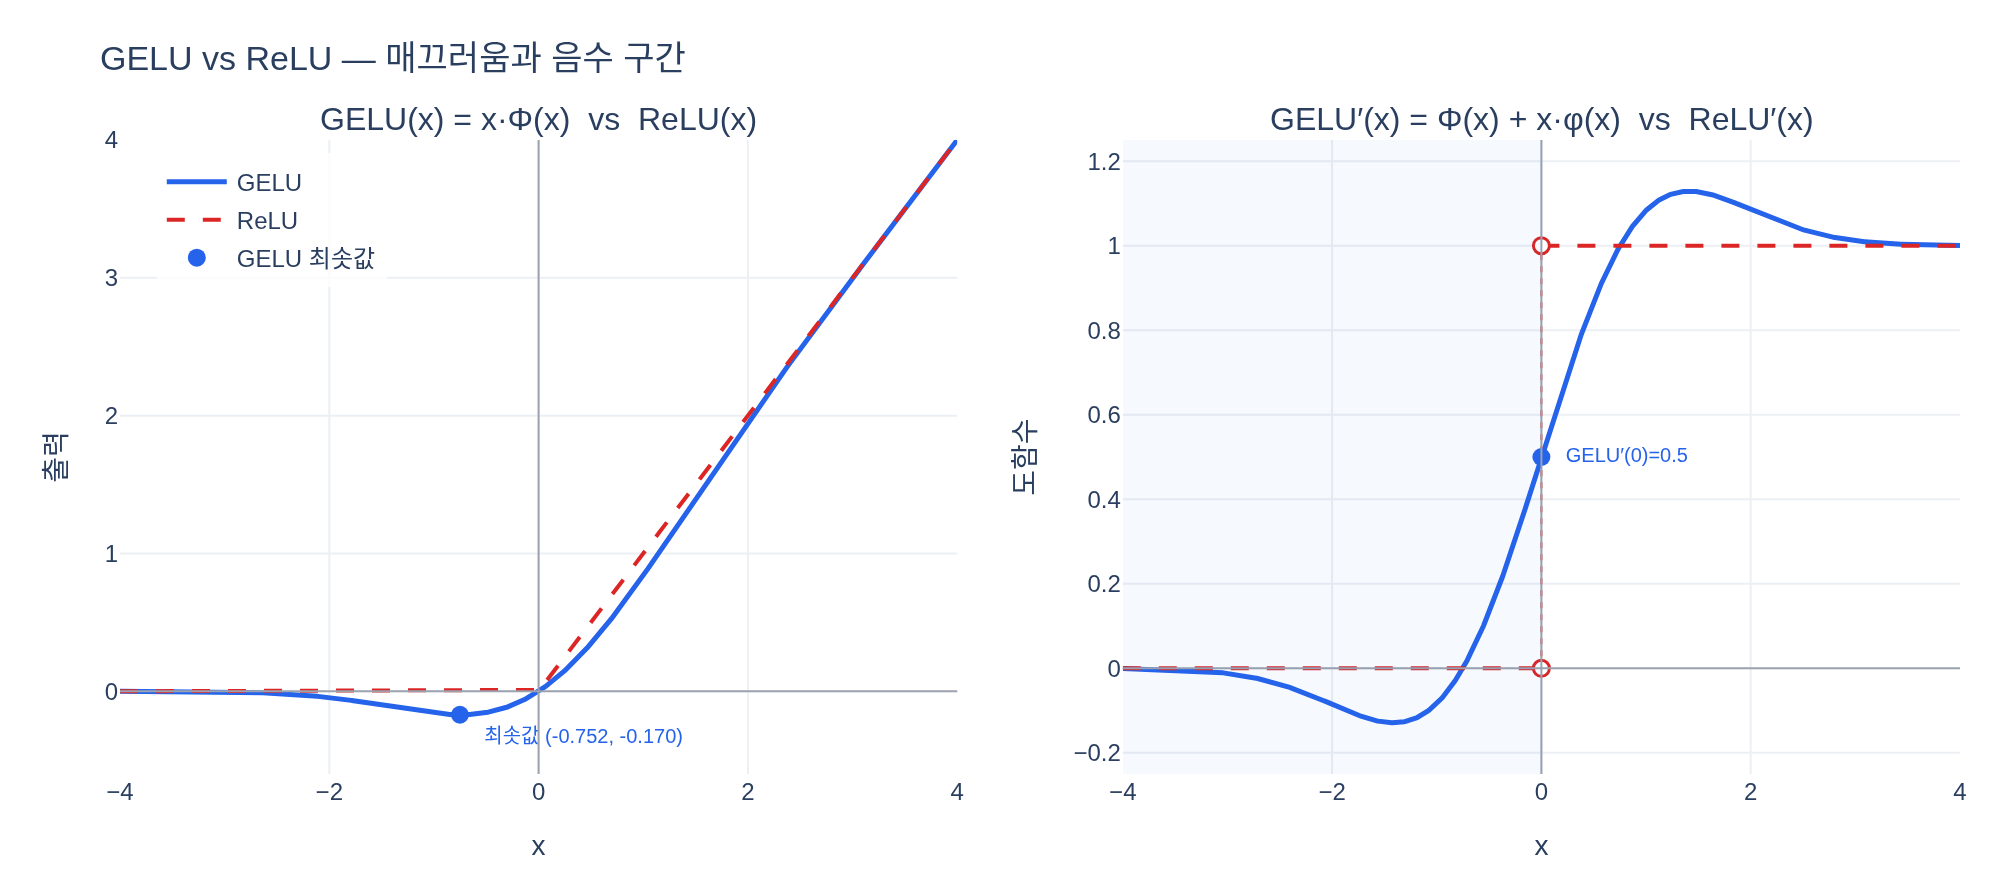

Recreate this plot in Python.
# %% [markdown]
# # GELU vs ReLU — 수치로 확인하기
#
# $$
# \mathrm{ReLU}(x) = x\cdot\mathbf{1}_{x>0}
# \qquad
# \mathrm{GELU}(x) = x\,\Phi(x),\quad \Phi(x)=P(Z\le x),\ Z\sim N(0,1)
# $$
#
# 확인할 것:
#
# 1. 함수값 / 도함수 수치 비교표
# 2. `nn.GELU()`(erf) vs `nn.GELU(approximate='tanh')` 최대 오차
# 3. $x=0$ 근처에서 ReLU 도함수의 불연속 vs GELU의 연속성
# 4. 표준정규 입력 통과 후 출력 분포(평균/분산/죽은 뉴런 비율)
# 5. dying ReLU 를 gradient 관점에서

# %%
import math

import torch
import torch.nn.functional as F
from torch import nn
import plotly.graph_objects as go
from plotly.subplots import make_subplots

torch.manual_seed(0)
torch.set_printoptions(precision=4, sci_mode=False)


def _show(fig):
    try:
        from IPython import get_ipython
        if get_ipython() is not None:  # VSCode 셀/Jupyter에서만 렌더링
            fig.show()
    except ImportError:
        pass


# 표준정규분포의 pdf φ 와 cdf Φ  (고교 정규분포표를 함수로 쓴 것)
def phi(x):
    return torch.exp(-0.5 * x ** 2) / math.sqrt(2 * math.pi)


def Phi(x):
    return 0.5 * (1.0 + torch.erf(x / math.sqrt(2.0)))


print(f"Phi(0) = {Phi(torch.tensor(0.0)):.4f}   (정규분포표: 0.5)")
print(f"Phi(1) = {Phi(torch.tensor(1.0)):.4f}   (정규분포표: 0.8413)")
print(f"Phi(2) = {Phi(torch.tensor(2.0)):.4f}   (정규분포표: 0.9772)")
print(f"torch 버전: {torch.__version__}")
# 출력:
#   Phi(0) = 0.5000   (정규분포표: 0.5)
#   Phi(1) = 0.8413   (정규분포표: 0.8413)
#   Phi(2) = 0.9772   (정규분포표: 0.9772)
#   torch 버전: 2.4.0+cu121

# %% [markdown]
# ## 1. 함수값과 도함수 수치 비교
#
# 정의가 맞는지부터 확인한다. `F.gelu(x)` 와 직접 계산한 $x\Phi(x)$ 가 같아야 하고,
# autograd 로 얻은 도함수가 곱의 미분법 결과
#
# $$\mathrm{GELU}'(x) = \Phi(x) + x\,\phi(x)$$
#
# 와 같아야 한다.

# %%
pts = torch.tensor([-3.0, -2.0, -1.0, -0.7517, -0.5, 0.0, 0.5, 1.0, 2.0, 3.0])

x = pts.clone().requires_grad_(True)
F.gelu(x).sum().backward()
g_grad_auto = x.grad.clone()

x = pts.clone().requires_grad_(True)
F.relu(x).sum().backward()
r_grad_auto = x.grad.clone()

gelu_manual = pts * Phi(pts)                  # x·Φ(x)
gelu_dmanual = Phi(pts) + pts * phi(pts)      # Φ(x) + x·φ(x)

hdr = f"{'x':>8} | {'GELU':>9} {'x·Φ(x)':>9} | {'ReLU':>7} | {'GELU′':>9} {'Φ+xφ':>9} | {'ReLU′':>7}"
print(hdr)
print("-" * len(hdr))
for i, xv in enumerate(pts):
    print(f"{xv:8.4f} | {F.gelu(xv):9.4f} {gelu_manual[i]:9.4f} | {F.relu(xv):7.2f} | "
          f"{g_grad_auto[i]:9.4f} {gelu_dmanual[i]:9.4f} | {r_grad_auto[i]:7.2f}")

print(f"\n정의 일치     max|F.gelu(x) - x·Φ(x)|      = {(F.gelu(pts) - gelu_manual).abs().max():.2e}")
print(f"도함수 일치   max|autograd - (Φ + xφ)|      = {(g_grad_auto - gelu_dmanual).abs().max():.2e}")
print(f"\nGELU(0)  = {F.gelu(torch.tensor(0.0)):.4f},  GELU′(0) = {gelu_dmanual[5]:.4f}"
      "   ← ReLU′ 가 0↔1 로 점프하는 자리의 중간값")
print(f"GELU′(-1) = {gelu_dmanual[2]:.4f} < 0  ← 도함수가 음수 = 비단조(감소 구간 존재)")
# 출력:
#          x |      GELU    x·Φ(x) |    ReLU |     GELU′      Φ+xφ |   ReLU′
#  -3.0000 |   -0.0040   -0.0040 |    0.00 |   -0.0119   -0.0119 |    0.00
#  -2.0000 |   -0.0455   -0.0455 |    0.00 |   -0.0852   -0.0852 |    0.00
#  -1.0000 |   -0.1587   -0.1587 |    0.00 |   -0.0833   -0.0833 |    0.00
#  -0.7517 |   -0.1700   -0.1700 |    0.00 |    0.0000    0.0000 |    0.00
#  -0.5000 |   -0.1543   -0.1543 |    0.00 |    0.1325    0.1325 |    0.00
#   0.0000 |    0.0000    0.0000 |    0.00 |    0.5000    0.5000 |    0.00
#   0.5000 |    0.3457    0.3457 |    0.50 |    0.8675    0.8675 |    1.00
#   1.0000 |    0.8413    0.8413 |    1.00 |    1.0833    1.0833 |    1.00
#   2.0000 |    1.9545    1.9545 |    2.00 |    1.0852    1.0852 |    1.00
#   3.0000 |    2.9960    2.9960 |    3.00 |    1.0119    1.0119 |    1.00
#
#   정의 일치     max|F.gelu(x) - x·Φ(x)|      = 2.38e-07
#   도함수 일치   max|autograd - (Φ + xφ)|      = 1.19e-07
#
#   GELU(0)  = 0.0000,  GELU′(0) = 0.5000   ← ReLU′ 가 0↔1 로 점프하는 자리의 중간값
#   GELU′(-1) = -0.0833 < 0  ← 도함수가 음수 = 비단조(감소 구간 존재)
#
# 읽는 법:
#   * x = -0.7517 에서 GELU′ = 0  → 이 점이 GELU 의 최솟값(-0.1700).
#   * |x| ≥ 3 이면 GELU ≈ ReLU (오차 0.004) — 차이는 원점 근방에만 있다.
#   * GELU′ 가 1 을 넘는 구간(1.0833)도 있다. ReLU′ 는 0 또는 1 뿐.

# %% [markdown]
# ## 2. `nn.GELU()`(erf) vs `nn.GELU(approximate='tanh')`
#
# $$
# \mathrm{GELU}(x) \approx \frac{1}{2}x\left[1 + \tanh\!\left(\sqrt{\tfrac{2}{\pi}}\left(x + 0.044715 x^3\right)\right)\right]
# $$

# %%
g_exact = nn.GELU()                     # 기본: erf 로 정확히 계산
g_tanh = nn.GELU(approximate='tanh')    # tanh 근사식

# float64 로 스윕 (float32 로는 꼬리에서 tanh 가 정확히 ±1 로 포화해 인공적인 오차가 생긴다)
xs = torch.linspace(-10, 10, 200_001, dtype=torch.float64)
y_e, y_t = g_exact(xs), g_tanh(xs)
abs_err = (y_e - y_t).abs()
i = int(abs_err.argmax())

print(f"최대 절대오차 : {abs_err.max():.3e}   at x = {xs[i]:+.4f}")
print(f"  이 지점 값  : erf {y_e[i]:.6f}  vs  tanh {y_t[i]:.6f}")
print(f"평균 절대오차 : {abs_err.mean():.3e}   (|x| ≤ 10 균등 샘플)")

# 상대오차는 값 자체가 0 에 수렴하는 꼬리에서 의미가 없으므로 |GELU| > 0.01 구간만 본다
rel = abs_err / y_e.abs().clamp_min(1e-300)
mask = y_e.abs() > 0.01
j = int((rel * mask).argmax())
print(f"최대 상대오차 : {rel[mask].max():.3e}   at x = {xs[j]:+.4f}   (|GELU| > 0.01 구간)")

# 몇 개 점에서 직접 비교
print(f"\n{'x':>6} | {'erf':>10} {'tanh':>10} | {'차이':>9}")
print("-" * 42)
for v in [-3.0, -2.0, -1.0, 0.0, 1.0, 2.0, 3.0]:
    t = torch.tensor([v], dtype=torch.float64)
    print(f"{v:6.1f} | {g_exact(t).item():10.6f} {g_tanh(t).item():10.6f} | "
          f"{(g_exact(t) - g_tanh(t)).abs().item():9.2e}")

# 직접 쓴 tanh 근사식이 approximate='tanh' 와 같은 식인지 확인
my_tanh = 0.5 * xs * (1 + torch.tanh(math.sqrt(2 / math.pi) * (xs + 0.044715 * xs ** 3)))
print(f"\n수식 그대로 구현 vs approximate='tanh' : max diff {(my_tanh - y_t).abs().max():.2e}")

# 도함수 차이
xg = torch.linspace(-4, 4, 20_001, dtype=torch.float64, requires_grad=True)
g_exact(xg).sum().backward()
de = xg.grad.clone()
xg2 = torch.linspace(-4, 4, 20_001, dtype=torch.float64, requires_grad=True)
g_tanh(xg2).sum().backward()
dt = xg2.grad.clone()
k = int((de - dt).abs().argmax())
print(f"도함수 최대 오차 : {(de - dt).abs().max():.3e}   at x = {xg.detach()[k]:+.4f}")
# 출력:
#   최대 절대오차 : 4.732e-04   at x = -2.6989
#     이 지점 값  : erf -0.009388  vs  tanh -0.008915
#   평균 절대오차 : 8.012e-05   (|x| ≤ 10 균등 샘플)
#   최대 상대오차 : 4.728e-02   at x = -2.6748   (|GELU| > 0.01 구간)
#
#      x |        erf       tanh |        차이
#   ------------------------------------------
#     -3.0 |  -0.004050  -0.003637 |  4.12e-04
#     -2.0 |  -0.045500  -0.045402 |  9.80e-05
#     -1.0 |  -0.158655  -0.158808 |  1.53e-04
#      0.0 |   0.000000   0.000000 |  0.00e+00
#      1.0 |   0.841345   0.841192 |  1.53e-04
#      2.0 |   1.954500   1.954598 |  9.80e-05
#      3.0 |   2.995950   2.996363 |  4.12e-04
#
#   수식 그대로 구현 vs approximate='tanh' : max diff 8.88e-16
#   도함수 최대 오차 : 8.685e-04   at x = +2.0188
#
# 정리: 절대오차 최대 4.7e-4, 평균 8e-5 → 학습에는 사실상 영향 없다.
#       근사가 가장 나쁜 곳은 |x| ≈ 2.7 (꼬리로 넘어가는 어깨 부분).
#       tanh 버전이 존재하는 이유는 정확도가 아니라, TF 시절 BERT/GPT-2 가
#       이 식으로 학습되었기 때문에 그 체크포인트를 재현하려면 필요하기 때문.

# %% [markdown]
# ## 3. $x=0$ 근처: ReLU 도함수의 불연속 vs GELU의 연속성
#
# 좌·우 미분계수를 차분으로 직접 구해 본다.
#
# $$
# \lim_{h\to0^-}\frac{f(h)-f(0)}{h} \quad\text{vs}\quad \lim_{h\to0^+}\frac{f(h)-f(0)}{h}
# $$

# %%
print(f"{'h':>10} | {'ReLU 좌':>9} {'ReLU 우':>9} | {'GELU 좌':>9} {'GELU 우':>9}")
print("-" * 56)
for h in [1e-1, 1e-2, 1e-3, 1e-4, 1e-5]:
    hh = torch.tensor([-h, h], dtype=torch.float64)
    r = (F.relu(hh) - 0.0) / hh
    gg = (F.gelu(hh) - 0.0) / hh
    print(f"{h:10.0e} | {r[0]:9.4f} {r[1]:9.4f} | {gg[0]:9.4f} {gg[1]:9.4f}")

print("\n→ ReLU: 좌 0 / 우 1 로 갈라진 채 수렴하지 않는다 = x=0 에서 미분 불가능")
print("→ GELU: 양쪽 모두 0.5 로 수렴 = 미분 가능, GELU′(0) = Φ(0) = 0.5")

# 도함수를 0 주변에서 촘촘히 샘플링해 '점프' 크기를 재 본다
eps = torch.tensor([-1e-6, 1e-6], requires_grad=True)
F.relu(eps).sum().backward()
jump_relu = (eps.grad[1] - eps.grad[0]).item()
eps2 = torch.tensor([-1e-6, 1e-6], requires_grad=True)
F.gelu(eps2).sum().backward()
jump_gelu = (eps2.grad[1] - eps2.grad[0]).item()
print(f"\nx=±1e-6 사이 도함수 변화량:  ReLU {jump_relu:.4f}  vs  GELU {jump_gelu:.2e}")
print("ReLU′ 는 폭 2e-6 구간에서 1.0 만큼 점프(불연속), GELU′ 는 사실상 변화 없음(연속).")
# 출력:
#            h |    ReLU 좌    ReLU 우 |    GELU 좌    GELU 우
#   --------------------------------------------------------
#        1e-01 |   -0.0000    1.0000 |    0.4602    0.5398
#        1e-02 |   -0.0000    1.0000 |    0.4960    0.5040
#        1e-03 |   -0.0000    1.0000 |    0.4996    0.5004
#        1e-04 |   -0.0000    1.0000 |    0.5000    0.5000
#        1e-05 |   -0.0000    1.0000 |    0.5000    0.5000
#
#   → ReLU: 좌 0 / 우 1 로 갈라진 채 수렴하지 않는다 = x=0 에서 미분 불가능
#   → GELU: 양쪽 모두 0.5 로 수렴 = 미분 가능, GELU′(0) = Φ(0) = 0.5
#
#   x=±1e-6 사이 도함수 변화량:  ReLU 1.0000  vs  GELU 1.55e-06
#   ReLU′ 는 폭 2e-6 구간에서 1.0 만큼 점프(불연속), GELU′ 는 사실상 변화 없음(연속).

# %% [markdown]
# ## 4. 표준정규 입력 통과 후 출력 분포
#
# 트랜스포머에서는 LayerNorm 이 활성함수 바로 앞에 있으므로 입력이 대략 $N(0,1)$ 이다.
# 그 가정 아래 두 활성함수의 출력 통계를 비교한다.
#
# 이론값 (부분적분으로 계산 가능):
# $\mathbb{E}[\mathrm{ReLU}(Z)] = \phi(0) = 1/\sqrt{2\pi} \approx 0.3989$,
# $\mathrm{Var}[\mathrm{ReLU}(Z)] = 1/2 - 1/(2\pi) \approx 0.3408$

# %%
z = torch.randn(2_000_000)
out_r, out_g = F.relu(z), F.gelu(z)

print(f"입력 z ~ N(0,1):  mean {z.mean():+.4f}  var {z.var():.4f}  "
      f"min {z.min():+.2f}  max {z.max():+.2f}\n")
print(f"{'':>6} | {'평균':>9} {'분산':>9} {'최솟값':>9} | {'출력==0 비율':>12} {'|출력|<1e-3':>12}")
print("-" * 70)
for name, o in [("ReLU", out_r), ("GELU", out_g)]:
    dead = (o == 0).float().mean()
    tiny = (o.abs() < 1e-3).float().mean()
    print(f"{name:>6} | {o.mean():+9.4f} {o.var():9.4f} {o.min():+9.4f} | "
          f"{dead:11.2%} {tiny:11.2%}")

print(f"\nReLU 이론값   평균 {1/math.sqrt(2*math.pi):.4f}   분산 {0.5 - 1/(2*math.pi):.4f}")
print(f"GELU 출력 최솟값은 {out_g.min():.4f} 로 -0.17 에 붙어 있다 (하한이 있다).")

# gradient 통계 — 여기가 핵심 차이
zr = z.clone().requires_grad_(True); F.relu(zr).sum().backward()
zg = z.clone().requires_grad_(True); F.gelu(zg).sum().backward()
print(f"\n{'':>6} | {'grad 평균':>10} | {'grad==0 비율':>13} | {'|grad|<1e-4 비율':>16}")
print("-" * 56)
for name, gr in [("ReLU", zr.grad), ("GELU", zg.grad)]:
    print(f"{name:>6} | {gr.mean():10.4f} | {(gr == 0).float().mean():12.2%} | "
          f"{(gr.abs() < 1e-4).float().mean():15.2%}")
print("\nReLU: 입력의 절반이 grad 정확히 0 → 그 경로의 학습 신호가 완전 차단.")
print("GELU: grad 가 정확히 0 인 원소는 거의 없다 (아주 큰 음수에서만 언더플로).")
# 출력:
#   입력 z ~ N(0,1):  mean -0.0010  var 0.9996  min -5.08  max +4.83
#
#          |        평균        분산       최솟값 |     출력==0 비율    |출력|<1e-3
#   ----------------------------------------------------------------------
#     ReLU |   +0.3982    0.3405   +0.0000 |      50.07%      50.11%
#     GELU |   +0.2814    0.3453   -0.1700 |       0.00%       0.19%
#
#   ReLU 이론값   평균 0.3989   분산 0.3408
#   GELU 출력 최솟값은 -0.1700 로 -0.17 에 붙어 있다 (하한이 있다).
#
#          |    grad 평균 |    grad==0 비율 |   |grad|<1e-4 비율
#   --------------------------------------------------------
#     ReLU |     0.4993 |       50.07% |          50.07%
#     GELU |     0.4995 |        0.00% |           0.02%
#
#   ReLU: 입력의 절반이 grad 정확히 0 → 그 경로의 학습 신호가 완전 차단.
#   GELU: grad 가 정확히 0 인 원소는 거의 없다 (아주 큰 음수에서만 언더플로).
#
# 읽는 법:
#   * ReLU 는 입력의 정확히 절반(50.07%)을 0 으로 만들고 그만큼 gradient 도 0.
#   * GELU 의 출력이 0 인 비율은 0.00% (float32 언더플로로 x < -9 정도에서만).
#   * GELU 평균 0.2814 < ReLU 평균 0.3982 — 음수 쪽 기여가 평균을 끌어내린다.
#   * 분산은 비슷(0.3405 vs 0.3453). 두 활성함수의 출력 스케일은 거의 같다.

# %% [markdown]
# ## 5. dying ReLU — gradient 관점의 수치 실험
#
# 뉴런 하나 $y = \mathrm{act}(wx + b)$ 로 목표값 $1$ 을 맞추게 학습시킨다.
# 단, 편향을 $b_0 = -0.5$ 로 놓고 입력을 $x \sim U(-0.4,\,0.4)$ 로 잡아
# **pre-activation 이 항상 음수**(최댓값 $-0.1$)인 "죽은" 상태에서 출발한다.
#
# - ReLU: 모든 pre-activation 이 음수 → $\mathrm{ReLU}' = 0$
#   → $\partial L/\partial w = \partial L/\partial b = 0$ → 파라미터가 **한 번도 갱신되지 않는다**.
# - GELU: $\mathrm{GELU}'(x) = \Phi(x) + x\phi(x) \neq 0$ 이므로 gradient 가 흘러 되살아난다.

# %%
def train_one_neuron(act, steps=400, lr=0.5, bias0=-0.5):
    torch.manual_seed(1)
    w = torch.tensor([1.0], requires_grad=True)
    b = torch.tensor([bias0], requires_grad=True)
    xb = torch.rand(256, 1) * 0.8 - 0.4      # U(-0.4, 0.4) → wx + b ∈ (-0.9, -0.1)
    target = torch.ones(256, 1)
    hist = []
    for _ in range(steps):
        pre = xb * w + b
        loss = ((act(pre) - target) ** 2).mean()
        for p in (w, b):
            p.grad = None
        loss.backward()
        hist.append((loss.item(), w.grad.item(), b.grad.item(), pre.max().item()))
        with torch.no_grad():
            w -= lr * w.grad
            b -= lr * b.grad
    return hist, w.item(), b.item()


for name, act in [("ReLU", F.relu), ("GELU", F.gelu)]:
    hist, wf, bf = train_one_neuron(act)
    l0, gw0, gb0, pmax0 = hist[0]
    nz = sum(1 for (_, gw, gb, _) in hist if gw != 0.0 or gb != 0.0)
    print(f"[{name}]  시작 시 pre-activation 최댓값 {pmax0:+.3f} (전부 음수)")
    print(f"   step   0 : loss {l0:.4f}   dL/dw {gw0:+.3e}   dL/db {gb0:+.3e}")
    print(f"   step 399 : loss {hist[-1][0]:.4f}   b: -0.500 → {bf:+.3f}   w: 1.000 → {wf:.3f}")
    print(f"   gradient ≠ 0 이었던 step: {nz}/400\n")

print("ReLU: gradient 가 처음부터 정확히 0 → 400 step 동안 loss 1.0 그대로 (영구 사망).")
print("GELU: 음수 구간에도 gradient 가 남아 bias 가 올라가고 loss 가 0 까지 내려간다 (부활).")
# 출력:
#   [ReLU]  시작 시 pre-activation 최댓값 -0.101 (전부 음수)
#      step   0 : loss 1.0000   dL/dw +0.000e+00   dL/db +0.000e+00
#      step 399 : loss 1.0000   b: -0.500 → -0.500   w: 1.000 → 1.000
#      gradient ≠ 0 이었던 step: 0/400
#
#   [GELU]  시작 시 pre-activation 최댓값 -0.101 (전부 음수)
#      step   0 : loss 1.2917   dL/dw -7.547e-02   dL/db -3.476e-01
#      step 399 : loss 0.0000   b: -0.500 → +1.144   w: 1.000 → 0.000
#      gradient ≠ 0 이었던 step: 243/400
#
#   ReLU: gradient 가 처음부터 정확히 0 → 400 step 동안 loss 1.0 그대로 (영구 사망).
#   GELU: 음수 구간에도 gradient 가 남아 bias 가 올라가고 loss 가 0 까지 내려간다 (부활).
#
# 주의: GELU 는 loss 1.2917 (출력이 -0.15 근처 음수라 (−0.15−1)² ≈ 1.32) 라는
#       '더 나쁜' 지점에서 출발해 0 까지 내려갔다. ReLU 는 1.0 에서 한 발짝도 못 움직였다.
#       (243/400 은 나중에 loss 가 0 으로 수렴해 gradient 가 언더플로된 step 을 뺀 수.)

# %% [markdown]
# ### 보충: GELU gradient 의 부호 — 음수 구간이 늘 유리한 건 아니다
#
# $\mathrm{GELU}'(x) < 0$ 인 구간($x < x^* \approx -0.7517$, 즉 dip 안쪽)에서는
# gradient 의 **부호가 뒤집힌다**. pre-activation 이 dip 보다 더 깊이 내려가 있으면
# "출력을 키우려는" 학습이 입력을 더 음수로 밀어붙일 수도 있다.
# 그래도 값이 $0$ 은 아니어서 ReLU 처럼 완전히 끊기지는 않는다.

# %%
print(f"{'pre-activation':>15} | {'ReLU′':>7} | {'GELU′':>11} | 해석")
print("-" * 60)
for v in [-5.0, -3.0, -2.0, -1.0, -0.7517, -0.5, -0.1]:
    t = torch.tensor([v], dtype=torch.float64)
    d = (Phi(t) + t * phi(t)).item()
    if abs(v + 0.7517) < 1e-6:
        tag = "x* : GELU′ = 0 (최솟값 지점)"
    elif d < 0:
        tag = "부호 반전 (dip 안쪽)" + ("  + 거의 소멸" if abs(d) < 1e-4 else "")
    else:
        tag = "정상 부호"
    print(f"{v:15.4f} | {0.0:7.1f} | {d:11.3e} | {tag}")
print("\nReLU′ 는 모든 음수 입력에서 '정확히 0' — 부호도 크기도 없는 완전 차단.")
print("GELU′ 는 dip 안쪽에서 음수, x* 를 지나면 양수. 어느 쪽이든 0 은 아니다.")
# 출력:
#    pre-activation |   ReLU′ |       GELU′ | 해석
#   ------------------------------------------------------------
#           -5.0000 |     0.0 |  -7.147e-06 | 부호 반전 (dip 안쪽)  + 거의 소멸
#           -3.0000 |     0.0 |  -1.195e-02 | 부호 반전 (dip 안쪽)
#           -2.0000 |     0.0 |  -8.523e-02 | 부호 반전 (dip 안쪽)
#           -1.0000 |     0.0 |  -8.332e-02 | 부호 반전 (dip 안쪽)
#           -0.7517 |     0.0 |   3.950e-05 | x* : GELU′ = 0 (최솟값 지점)
#           -0.5000 |     0.0 |   1.325e-01 | 정상 부호
#           -0.1000 |     0.0 |   4.205e-01 | 정상 부호
#
#   ReLU′ 는 모든 음수 입력에서 '정확히 0' — 부호도 크기도 없는 완전 차단.
#   GELU′ 는 dip 안쪽에서 음수, x* 를 지나면 양수. 어느 쪽이든 0 은 아니다.

# %% [markdown]
# ## 6. 시각화 — 함수 곡선 / 도함수 곡선 (2패널)
#
# 왼쪽: $\mathrm{GELU}(x)=x\Phi(x)$ vs $\mathrm{ReLU}(x)$.
# 오른쪽: $\mathrm{GELU}'(x)=\Phi(x)+x\phi(x)$ vs $\mathrm{ReLU}'(x)=\mathbf{1}_{x>0}$.

# %%
xv = torch.linspace(-4, 4, 1601)
xa = xv.clone().requires_grad_(True)
F.gelu(xa).sum().backward()
d_gelu = xa.grad.clone()

# ReLU 도함수는 x=0 에서 불연속 → 두 조각으로 나눠 그린다 (선이 이어지지 않게)
neg = xv[xv < 0]
pos = xv[xv > 0]

fig = make_subplots(
    rows=1, cols=2,
    subplot_titles=("GELU(x) = x·Φ(x)  vs  ReLU(x)",
                    "GELU′(x) = Φ(x) + x·φ(x)  vs  ReLU′(x)"),
    horizontal_spacing=0.09,
)

C_G, C_R = "#2563eb", "#dc2626"

# ── 왼쪽 패널: 함수값
fig.add_trace(go.Scatter(x=xv, y=F.gelu(xv), name="GELU",
                         line=dict(color=C_G, width=2.5)), row=1, col=1)
fig.add_trace(go.Scatter(x=xv, y=F.relu(xv), name="ReLU",
                         line=dict(color=C_R, width=2, dash="dash")), row=1, col=1)
xstar = -0.7517
fig.add_trace(go.Scatter(x=[xstar], y=[xstar * Phi(torch.tensor(xstar)).item()],
                         mode="markers+text", name="GELU 최솟값",
                         marker=dict(color=C_G, size=9, symbol="circle"),
                         text=["  최솟값 (-0.752, -0.170)"], textposition="bottom right",
                         textfont=dict(size=10, color=C_G)), row=1, col=1)

# ── 오른쪽 패널: 도함수
fig.add_trace(go.Scatter(x=xv, y=d_gelu, name="GELU′",
                         line=dict(color=C_G, width=2.5), showlegend=False), row=1, col=2)
fig.add_trace(go.Scatter(x=neg, y=torch.zeros_like(neg), name="ReLU′",
                         line=dict(color=C_R, width=2, dash="dash"),
                         showlegend=False), row=1, col=2)
fig.add_trace(go.Scatter(x=pos, y=torch.ones_like(pos), name="ReLU′",
                         line=dict(color=C_R, width=2, dash="dash"),
                         showlegend=False), row=1, col=2)
# x=0 에서의 점프를 점선으로 표시
fig.add_trace(go.Scatter(x=[0, 0], y=[0, 1], mode="lines",
                         line=dict(color=C_R, width=1, dash="dot"),
                         showlegend=False, hoverinfo="skip"), row=1, col=2)
fig.add_trace(go.Scatter(x=[0], y=[0.5], mode="markers+text",
                         marker=dict(color=C_G, size=9),
                         text=["  GELU′(0)=0.5"], textposition="middle right",
                         textfont=dict(size=10, color=C_G),
                         showlegend=False), row=1, col=2)
fig.add_trace(go.Scatter(x=[0], y=[0], mode="markers", showlegend=False,
                         marker=dict(color="white", size=8,
                                     line=dict(color=C_R, width=1.5)),
                         hovertext="ReLU′ 좌극한 0", hoverinfo="text"), row=1, col=2)
fig.add_trace(go.Scatter(x=[0], y=[1], mode="markers", showlegend=False,
                         marker=dict(color="white", size=8,
                                     line=dict(color=C_R, width=1.5)),
                         hovertext="ReLU′ 우극한 1", hoverinfo="text"), row=1, col=2)

for c in (1, 2):
    fig.add_hline(y=0, line=dict(color="#9ca3af", width=1), row=1, col=c)
    fig.add_vline(x=0, line=dict(color="#9ca3af", width=1), row=1, col=c)
    fig.update_xaxes(title_text="x", range=[-4, 4], gridcolor="#eceff3",
                     zeroline=False, row=1, col=c)

# 음수 구간(도함수가 음수 = 비단조)을 음영으로 강조
fig.add_vrect(x0=-4, x1=0, fillcolor="#2563eb", opacity=0.04,
              line_width=0, row=1, col=2)

fig.update_yaxes(title_text="출력", range=[-0.6, 4], gridcolor="#eceff3",
                 zeroline=False, row=1, col=1)
fig.update_yaxes(title_text="도함수", range=[-0.25, 1.25], gridcolor="#eceff3",
                 zeroline=False, row=1, col=2)
fig.update_layout(
    title="GELU vs ReLU — 매끄러움과 음수 구간",
    template="plotly_white", width=1000, height=440,
    legend=dict(x=0.02, y=0.98, bgcolor="rgba(255,255,255,0.75)"),
    margin=dict(l=60, r=20, t=70, b=50),
)

_show(fig)

import os
_here = os.path.dirname(os.path.abspath(__file__)) if "__file__" in globals() else os.getcwd()
_png = os.path.join(_here, "expy.png")
fig.write_image(_png, scale=2)   # kaleido 필요
print(f"저장: {_png}  ({os.path.getsize(_png)/1024:.1f} KB)")
# 출력:
#   저장: .../expy.png  (135.7 KB)
#
# 그림에서 읽을 것:
#   * 왼쪽 — ReLU 는 원점에서 꺾이지만 GELU 는 매끄럽게 지나며, 음수 쪽에서 -0.17 까지 파인다.
#   * 오른쪽 — ReLU′ 는 x=0 에서 0→1 계단(빈 원 = 값 없음), GELU′ 는 연속이고 0.5 를 지난다.
#     음영 구간에서 GELU′ 가 음수로 내려가는 것이 비단조성. 오른쪽에서는 1 을 살짝 넘는다.

# %% [markdown]
# ## 정리
#
# | | ReLU | GELU |
# |---|---|---|
# | 정의 | $x\cdot\mathbf{1}_{x>0}$ | $x\,\Phi(x)$ |
# | 도함수 | $\mathbf{1}_{x>0}$ | $\Phi(x)+x\phi(x)$ |
# | $x=0$ | 미분 불가능(좌 0 / 우 1) | 미분 가능, $0.5$ |
# | 음수 출력 | 항상 $0$ (50% 가 0) | 작은 음수, 하한 $-0.17$ (0 비율 0.01%) |
# | 음수 gradient | 정확히 $0$ (50%) → dying ReLU | $0$ 이 아님 → 부활 가능 |
# | 단조성 | 단조증가 | 비단조($x^*\approx-0.75$ 에서 최솟값) |
# | $\vert x\vert$ 가 클 때 | — | ReLU 와 거의 동일 |
#
# ViT/DINO 의 `Mlp` 는 `fc1 → GELU → fc2` 이고, 바로 앞 LayerNorm 이 입력을 $N(0,1)$ 로
# 맞춰 주므로 $\Phi$ 게이트의 가정이 실제로 성립한다.
